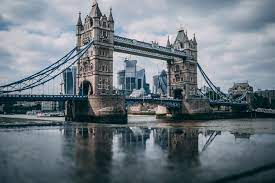
//> input picture ch5/imageBasics/img/download.jpeg, 275 x 183 px
$ ./imageBasics ../img/download.jpeg   (built with g++ and OpenCV 4)
//> lines starting //> are read from the running program, lines starting //| are printed output that depends on the picture; after the words box and inside, x2 and y2 are one past the last pixel; in counts of white or black regions, pixels touching at a corner belong together
#include <iostream>
#include <chrono>
#include <Eigen/Core>

using namespace std;

#include <opencv2/core/core.hpp>
#include <opencv2/highgui/highgui.hpp>

int main(int argc, char **argv) {
  // 读取argv[1]指定的图像
  cv::Mat image;
  image = cv::imread(argv[1]); //cv::imread函数读取指定路径下的图像
//> image is the input picture: 183 rows x 275 cols, CV_8UC3; mean B, G, R 127.1, 119.3, 108.7

  // 判断图像文件是否正确读取
  if (image.data == nullptr) { //数据不存在,可能是文件不存在
    cerr << "文件" << argv[1] << "不存在." << endl;
    return 0;
  }

  // 文件顺利读取, 首先输出一些基本信息
  cout << "图像宽为" << image.cols << ",高为" << image.rows << ",通道数为" << image.channels() << endl;
//| 图像宽为275,高为183,通道数为3
  cv::imshow("image", image);      // 用cv::imshow显示图像
  cv::waitKey(0);                  // 暂停程序,等待一个按键输入

  // 判断image的类型
  if (image.type() != CV_8UC1 && image.type() != CV_8UC3) {
    // 图像类型不符合要求
    cout << "请输入一张彩色图或灰度图." << endl;
    return 0;
  }

  // 遍历图像, 请注意以下遍历方式亦可使用于随机像素访问
  // 使用 std::chrono 来给算法计时
  chrono::steady_clock::time_point t1 = chrono::steady_clock::now();
  for (size_t y = 0; y < image.rows; y++) {
    // 用cv::Mat::ptr获得图像的行指针
    unsigned char *row_ptr = image.ptr<unsigned char>(y);  // row_ptr是第y行的头指针
    for (size_t x = 0; x < image.cols; x++) {
      // 访问位于 x,y 处的像素
      unsigned char *data_ptr = &row_ptr[x * image.channels()]; // data_ptr 指向待访问的像素数据
      // 输出该像素的每个通道,如果是灰度图就只有一个通道
      for (int c = 0; c != image.channels(); c++) {
        unsigned char data = data_ptr[c]; // data为I(x,y)第c个通道的值
      }
    }
  }
  chrono::steady_clock::time_point t2 = chrono::steady_clock::now();
  chrono::duration<double> time_used = chrono::duration_cast < chrono::duration < double >> (t2 - t1);
  cout << "遍历图像用时：" << time_used.count() << " 秒。" << endl;

  // 关于 cv::Mat 的拷贝
  // 直接赋值并不会拷贝数据
  cv::Mat image_another = image;
  // 修改 image_another 会导致 image 发生变化
  image_another(cv::Rect(0, 0, 100, 100)).setTo(0); // 将左上角100*100的块置零
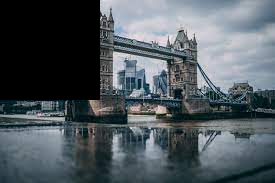
//> image_another: 183 rows x 275 cols, CV_8UC3; 19.87% of pixels changed, all inside (x1, y1, x2, y2) = (0, 0, 100, 100)
  cv::imshow("image", image);
  cv::waitKey(0);

  // 使用clone函数来拷贝数据
  cv::Mat image_clone = image.clone();
  image_clone(cv::Rect(0, 0, 100, 100)).setTo(255);
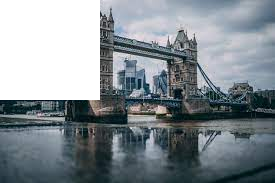
//> image_clone: 183 rows x 275 cols, CV_8UC3; 19.87% of pixels changed, all inside (x1, y1, x2, y2) = (0, 0, 100, 100)
  cv::imshow("image", image);
  cv::imshow("image_clone", image_clone);
  cv::waitKey(0);

  // 对于图像还有很多基本的操作,如剪切,旋转,缩放等,限于篇幅就不一一介绍了,请参看OpenCV官方文档查询每个函数的调用方法.
  cv::destroyAllWindows();
  return 0;
}
